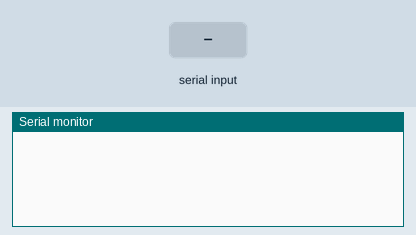
A sketch run on a simulated Arduino Uno, built with avr-gcc and run on an emulated ATmega328P. Shown: the last lines printed to the serial monitor. Inputs (shaded band) come from the test bench.

Above: at 1.2 s.
1.3 s: "90,45\n" received over Serial
At 2.0 s:
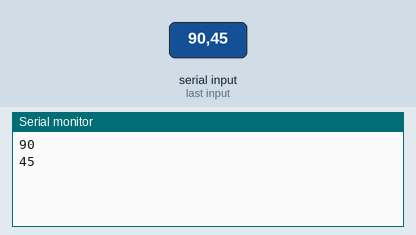
2.8 s: "30,150\n" received over Serial
At 5.0 s:
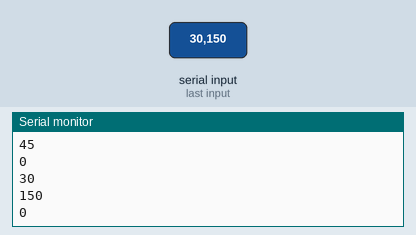
Timing chart, 0 to 6.5 s (numbered marks = the images above; inputs shaded):
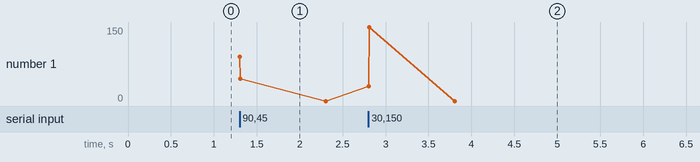

Measured:
- after the input at 1.3 s, the serial monitor: prints a new line at once (image 1)
- after the input at 2.8 s, the serial monitor: prints a new line at once (image 2)

The sketch:

reciever.ino
```cpp
void setup() {
  Serial.begin(9600); //initialize serial communication
}

void loop() {
  if (Serial.available() > 0) { //check if there is data available
    int receivedInt = Serial.parseInt(); //read the integer sent via serial

    //do something with the received integer, such as print it to the serial monitor
    Serial.println(receivedInt);
  }
}
```
